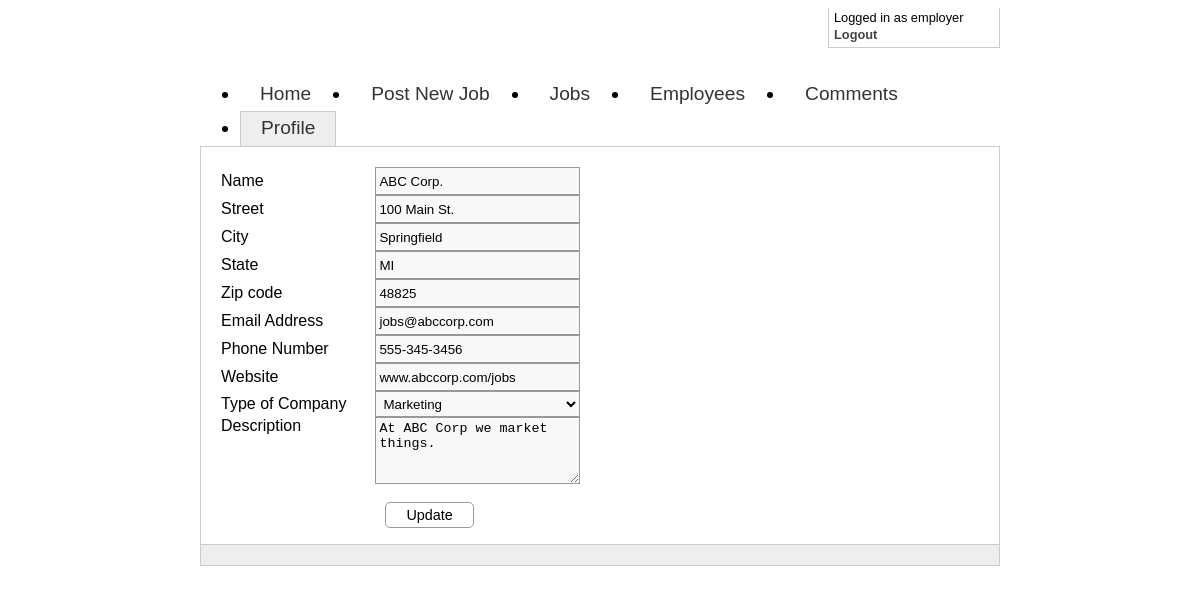
Page /website/profileemployer.php (signed in) on the committed database.
### tables this page shows
CREATE TABLE IF NOT EXISTS employers (
  users_userID INTEGER UNSIGNED NOT NULL AUTO_INCREMENT,
  name VARCHAR(64) NOT NULL,
  streetNumber VARCHAR(32) NULL,
  city VARCHAR(32) NULL,
  state VARCHAR(16) NULL,
  zip INTEGER UNSIGNED NULL,
  email VARCHAR(64) NULL,
  phone VARCHAR(16) NULL,
  website VARCHAR(128) NULL,
  companyType VARCHAR(32) NULL,
  description TEXT NULL,
  PRIMARY KEY(users_userID),
  INDEX employers_FKIndex1(users_userID),
  UNIQUE INDEX SECONDARY(name),
  FOREIGN KEY(users_userID)
    REFERENCES users(userID)
      ON DELETE CASCADE
);

### website/std.php (called while the page is built, shortened)
<?php
require_once("classes/MySQL.php");
require_once("classes/Auth.php");
$Auth = new Auth();
$CurrentUser = $Auth->User();
require_once("classes/Template.php");

### website/classes/Auth.php (called while the page is built, shortened)
<?php
class Auth{
	public function User(){
		if(isset($_SESSION['user']))
			return $_SESSION['user'];
		return null;
	}
}

### website/classes/MySQL.php (called while the page is built, shortened)
<?php
$DB_INFO = array();
$DB_INFO['host']		= 'localhost';
$DB_INFO['username']	= 'mille449';
$DB_INFO['passwd']		= 'A24503389';
$DB_INFO['dbname']		= 'mille449';
$DB = new MySQL_DB();
class MySQL_DB{
	private $dbh;
	function __construct(){
		global $DB_INFO;
		$this->dbh = mysql_connect($DB_INFO['host'],$DB_INFO['username'],$DB_INFO['passwd']);
	}
	function Query($query, $values=array()){
		$query = vsprintf($query, $values);
		$result = mysql_query($query, $this->dbh);
		$error=mysql_error($this->dbh);
		if(stripos($query, 'SELECT') !== false){
			$final_array = array();
			while($row = mysql_fetch_assoc($result))
				array_push($final_array, $row);
			return $final_array;
		}else{
		    return $result;
		}
	}
	function QueryRow($query, $values=array()){
		$result = $this->Query($query, $values);
		if(count($result)){
			return $result[0];
		}
		return null;
	}
}

### website/classes/Employer.php (called while the page is built, shortened)
<?php
class Employer{
	function __construct() {
	    switch( func_num_args() ){
			case 1:
				self::construct1($argv[0]);
				break;
	    }
	}
	function construct1($userID){
		global $DB;
		$check = $DB->QueryRow("SELECT *
								FROM users, employers
								WHERE users.userID = %s AND employers.users_userID = users.userID",
								array($userID));
		if($check){
			$this->name = $check['name'];
			$this->streetNumber = $check['streetNumber'];
			$this->city = $check['city'];
			$this->state = $check['state'];
			$this->zip = $check['zip'];
			$this->email = $check['email'];
			$this->phone = $check['phone'];
			$this->website = $check['website'];
			$this->companyType = $check['companyType'];
			$this->description = $check['description'];
		}else{
			$this->employeeID = -1;
		}
	}
}

### website/profileemployer.php (the view, shortened to what this page needs)
<?php
require_once("std.php");
require_once("classes/Employer.php");
$Employer = new Employer($CurrentUser->userID);
?>
<form action="profileemployer_action.php" method="post" id="profile">
	<label class="label" for="name">Name</label>
	<input class="field input" name="name" type="text" value="<?php echo $Employer->name;?>" /><br/>
	<label class="label" for="streetNumber" >Street</label>
	<input class="field input" name="streetNumber" type="text" value="<?php echo $Employer->streetNumber;?>" /><br/>
	<label class="label" for="city" >City</label>
	<input class="field input" name="city" type="text" value="<?php echo $Employer->city;?>" /><br/>
	<label class="label" for="state">State</label>
	<input class="field input" name="state" type="text" value="<?php echo $Employer->state;?>" /><br/>
	<label class="label" for="zip">Zip code</label>
	<input class="field input" name="zip" type="text" value="<?php echo $Employer->zip;?>" /><br/>
	<label class="label" for="email">Email Address</label>
	<input class="field input" name="email" type="text" value="<?php echo $Employer->email;?>" /><br/>
	<label class="label" for="phone">Phone Number</label>
	<input class="field input" name="phone" type="text" value="<?php echo $Employer->phone;?>" /><br/>
	<label class="label" for="website">Website</label>
	<input class="field input" name="website" type="text" value="<?php echo $Employer->website;?>" /><br/>
	<label class="label" for="companyType">Type of Company</label>
	<select class="field select" name="companyType">
		<?php
		$type=array("Education","Retail","Finance","Services","Telecommunication","Healthcare","Marketing","Technology","Others");
		foreach($type as $option){
			$selected="";
			if ($option==$Employer->companyType){
				$selected=' selected="selected"';
			}
			echo "<option$selected>$option</option>";
		}
		?>
	</select><br/>
	<label class="label" for="description" style="vertical-align:top;">Description</label>
	<textarea class="field textarea" name="description"><?php echo $Employer->description;?></textarea><br/>
	<br/>
	<span id="update" class="action_button">Update</span>
</form>

### website/css/main.css (style rules this page uses)
html { height: 100%; }
body { font-family: Arial, Helvetica, sans-serif; height: 100%; }

### website/css/buttons.css (style rules this page uses)
.action_button { border: 1px solid #999; margin: 0 10px; padding: 4px 20px; cursor: pointer; font-size: .9em; -moz-border-radius: 5px; -webkit-border-radius: 5px; }

### website/css/form.css (style rules this page uses)
.input { height: 26px; width: 200px; border: 1px solid #999; background: #F8F8F8; padding: 0 0 0 3px; }
.label { width:150px; display:inline-block; }
.textarea { height: 59px; width: 197px; border: 1px solid #999; background: #F8F8F8; padding: 3px; }
.select { width: 205px; height: 26px; border: 1px solid #999; background: #F8F8F8; padding: 0 0 0 3px; }

### rows in the picture
employers: name "ABC Corp.", streetNumber "100 Main St.", city "Springfield", state "MI", zip "48825", email "jobs@abccorp.com", phone "555-345-3456", website "www.abccorp.com/jobs", description "At ABC Corp we market things."

### other values in the picture
$CurrentUser->loginID "employer"
$tab "Home"
$tab "Post New Job"
$tab "Jobs"
$tab "Employees"
$tab "Comments"
$tab "Profile"
form field companyType "Marketing"
